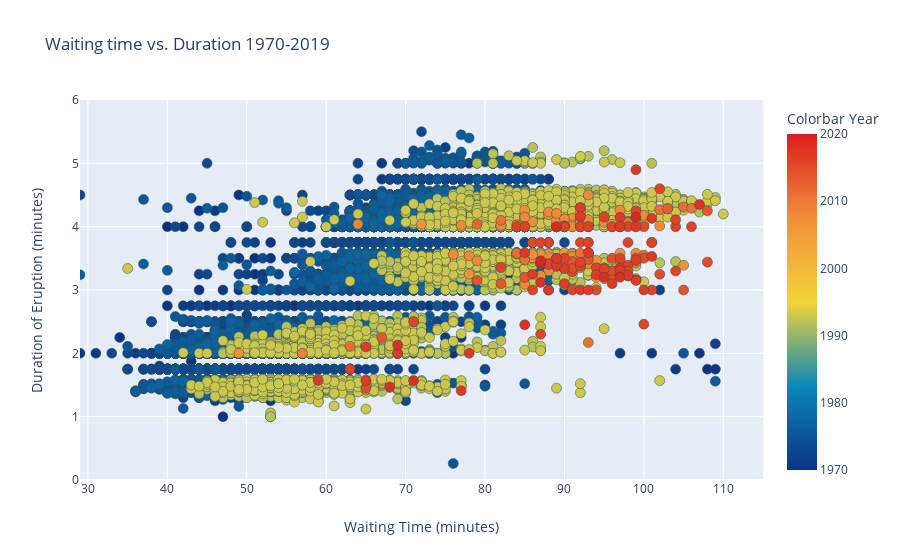

The notebook cell saved with this chart:
### Code cell
# Create figure
fig = go.Figure(data=go.Scatter(x=data['waiting_min'],y=data['dur'], marker=dict(
        size=10,
        cmax=2020,
        cmin=1970,
        line=dict(color='DarkSlateGrey', width=0.5),
        color=data['year'],
        colorbar=dict(title="Colorbar Year"),
        colorscale="Portland"),
        mode="markers")) 

fig.update_xaxes(title= 'Waiting Time (minutes)')
fig.update_yaxes(title= 'Duration of Eruption (minutes)')
fig.update_yaxes(range=[0, 6])
fig.update_xaxes(range=[29, 115])
fig.update_layout(title= 'Waiting time vs. Duration 1970-2019')
fig.show()

### Figure 1 — Plotly figure (JSON) as saved in the notebook; plotly's stock layout.template omitted (floating-point values rounded to 4 significant figures; data arrays with more than 128 entries replaced by an {"elided": "..."} marker saying what was removed)
{"data": [{"marker": {"cmax": 2020, "cmin": 1970, "color": {"elided": "18592 int values"}, "colorbar": {"title": {"text": "Colorbar Year"}}, "colorscale": [[0, "rgb(12,51,131)"], [0.25, "rgb(10,136,186)"], [0.5, "rgb(242,211,56)"], [0.75, "rgb(242,143,56)"], [1, "rgb(217,30,30)"]], "line": {"color": "DarkSlateGrey", "width": 0.5}, "size": 10}, "mode": "markers", "type": "scatter", "x": {"elided": "18592 int values"}, "y": {"elided": "18592 float values"}}], "layout": {"title": {"text": "Waiting time vs. Duration 1970-2019"}, "xaxis": {"range": [29, 115], "title": {"text": "Waiting Time (minutes)"}}, "yaxis": {"range": [0, 6], "title": {"text": "Duration of Eruption (minutes)"}}}}
